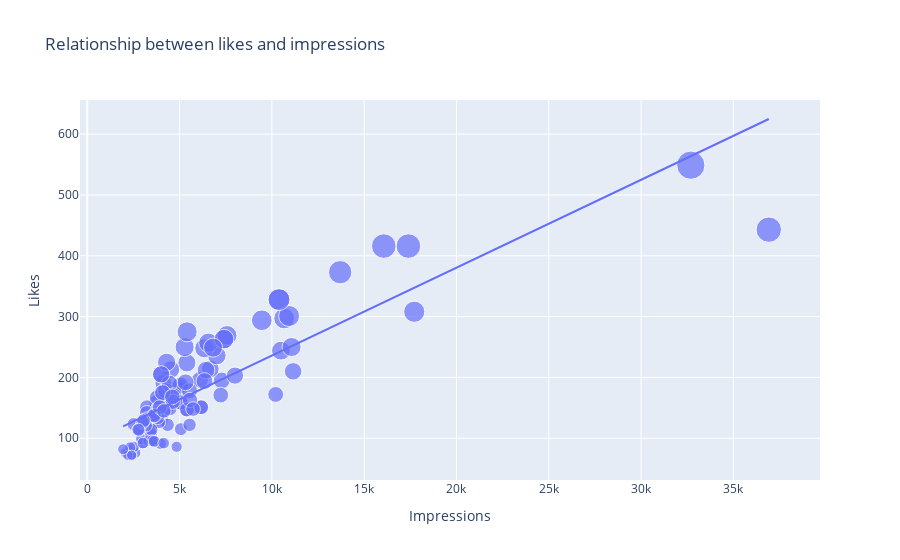

Notebook code for this chart:
### Markdown cell above
Şimdi Instagram erişimimizin en önemli faktörlerini bulmak için ilişkileri analiz edelim. Ayrıca Instagram algoritmasının nasıl çalıştığını anlamamıza da yardımcı olacaktır.

Instagram gönderilerimin beğeni sayısı ile izlenme sayısı arasındaki ilişkiye bir göz atalım:

### Code cell
figure = px.scatter(data_frame = data, x = "Impressions", y="Likes", size="Likes", trendline="ols", 
                    title="Relationship between likes and impressions")

figure.show()
